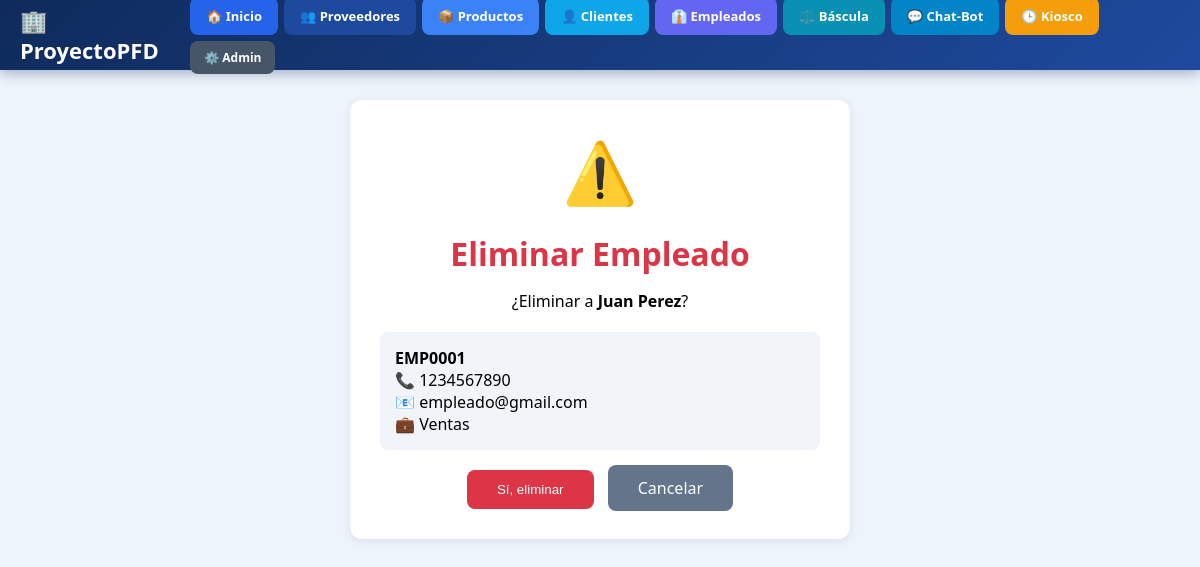
The page /empleados/eliminar/1/ on the database its author committed.
### Empleados/models.py (models this page shows, shortened)
class Empleado(models.Model):
    numero_empleado = models.CharField(max_length=20, unique=True, editable=False)
    nombre_completo = models.CharField(max_length=150)
    telefono = models.CharField(max_length=20)
    email = models.EmailField(max_length=100)
    direccion = models.TextField()
    foto = models.ImageField(upload_to='empleados/fotos/', blank=True, null=True)
    PUESTOS = [
        ('GERENTE', 'Gerente'), ('SUPERVISOR', 'Supervisor'),
        ('ADMINISTRATIVO', 'Administrativo'), ('OPERATIVO', 'Operativo'),
        ('VENTAS', 'Ventas'), ('ALMACEN', 'Almacén'), ('OTRO', 'Otro'),
    ]
    puesto = models.CharField(max_length=20, choices=PUESTOS, default='OPERATIVO')
    DEPARTAMENTOS = [
        ('ADMINISTRACION', 'Administración'), ('VENTAS', 'Ventas'),
        ('PRODUCCION', 'Producción'), ('ALMACEN', 'Almacén'),
        ('RECURSOS_HUMANOS', 'Recursos Humanos'), ('CONTABILIDAD', 'Contabilidad'),
        ('SISTEMAS', 'Sistemas'), ('OTRO', 'Otro'),
    ]
    departamento = models.CharField(max_length=20, choices=DEPARTAMENTOS, default='OTRO')
    fecha_ingreso = models.DateField(default=timezone.now)
    salario = models.DecimalField(max_digits=10, decimal_places=2, blank=True, null=True)
    activo = models.BooleanField(default=True)
    fecha_registro = models.DateTimeField(auto_now_add=True)
    class Meta:
        verbose_name = "Empleado"
        verbose_name_plural = "Empleados"
        ordering = ['numero_empleado']

### Empleados/views.py (the view)
# urls.py: path('eliminar/<int:id>/', views.eliminar_empleado, name='eliminar_empleado'),
def eliminar_empleado(request, id):
    empleado = get_object_or_404(Empleado, id=id)
    if request.method == 'POST':
        empleado.delete()
        return redirect('lista_empleados')
    return render(request, 'Empleados/eliminar.html', {'empleado': empleado})

### Empleados/templates/Empleados/eliminar.html (shortened to what this page needs)
{% extends 'base.html' %}
{% block contenido %}
<div class="card">
    <div class="icono">⚠️</div>
    <h1>Eliminar Empleado</h1>
    <p>¿Eliminar a <strong>{{ empleado.nombre_completo }}</strong>?</p>
    <div class="info">
        <strong>{{ empleado.numero_empleado }}</strong><br>
        📞 {{ empleado.telefono }}<br>
        📧 {{ empleado.email }}<br>
        💼 {{ empleado.get_puesto_display }}
    </div>
    <form method="post">
        <button type="submit" class="btn-del">Sí, eliminar</button>
        <a href="{% url 'lista_empleados' %}" class="btn-cancel">Cancelar</a>
    </form>
</div>
{% endblock %}

### templates/base.html (style rules this page uses)
* { margin: 0; padding: 0; box-sizing: border-box; }
body { font-family: 'Segoe UI', Arial, sans-serif; background: #eef4fb; min-height: 100vh; }

### Empleados/templates/Empleados/eliminar.html (style rules this page uses)
.card { background: white; padding: 30px; border-radius: 12px; max-width: 500px; margin: auto; text-align: center; box-shadow: 0 2px 8px rgba(0,50,120,0.1); }
.icono { font-size: 60px; margin-bottom: 20px; }
h1 { color: #dc3545; margin-bottom: 15px; }
.info { background: #f1f5f9; padding: 15px; border-radius: 8px; margin: 20px 0; text-align: left; }
.btn-del { background: #dc3545; color: white; padding: 12px 30px; border: none; border-radius: 8px; cursor: pointer; }
.btn-cancel { background: #64748b; color: white; padding: 12px 30px; border-radius: 8px; text-decoration: none; margin-left: 10px; }

### rows shown on the page
Empleado: nombre_completo "Juan Perez", numero_empleado "EMP0001", telefono "1234567890", email "empleado@gmail.com", puesto "Ventas"
